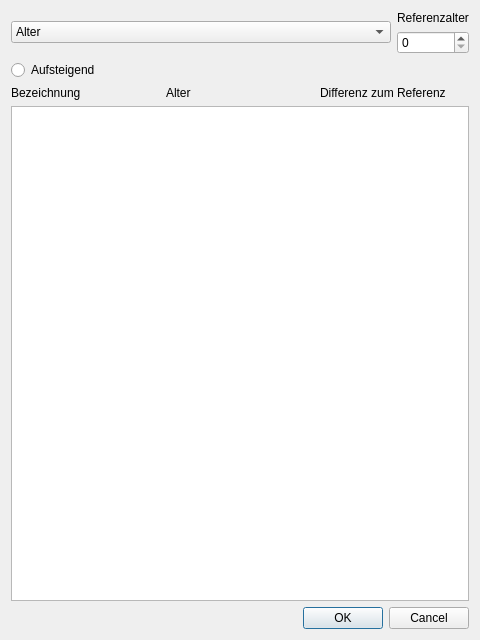
<?xml version="1.0" encoding="UTF-8"?>
<ui version="4.0">
 <class>tierSortierenDialog</class>
 <widget class="QDialog" name="tierSortierenDialog">
  <property name="geometry">
   <rect>
    <x>0</x>
    <y>0</y>
    <width>480</width>
    <height>640</height>
   </rect>
  </property>
  <property name="windowTitle">
   <string>Dialog</string>
  </property>
  <layout class="QVBoxLayout" name="verticalLayout_4">
   <item>
    <layout class="QVBoxLayout" name="verticalLayout"/>
   </item>
   <item>
    <layout class="QHBoxLayout" name="horizontalLayout">
     <item>
      <widget class="QComboBox" name="AuswahlTierComboBox">
       <property name="sizePolicy">
        <sizepolicy hsizetype="Expanding" vsizetype="Fixed">
         <horstretch>0</horstretch>
         <verstretch>0</verstretch>
        </sizepolicy>
       </property>
       <item>
        <property name="text">
         <string>Alter</string>
        </property>
       </item>
       <item>
        <property name="text">
         <string>Bezeichnung</string>
        </property>
       </item>
       <item>
        <property name="text">
         <string>Differenz zum Referenzalter</string>
        </property>
       </item>
      </widget>
     </item>
     <item>
      <layout class="QVBoxLayout" name="verticalLayout_2">
       <item>
        <widget class="QLabel" name="referenzalteLabel">
         <property name="text">
          <string>Referenzalter</string>
         </property>
        </widget>
       </item>
       <item>
        <widget class="QSpinBox" name="referenzAlterSpinBox"/>
       </item>
      </layout>
     </item>
    </layout>
   </item>
   <item>
    <widget class="QRadioButton" name="richtungTierRadioButton">
     <property name="text">
      <string>Aufsteigend</string>
     </property>
    </widget>
   </item>
   <item>
    <layout class="QVBoxLayout" name="verticalLayout_3">
     <item>
      <layout class="QHBoxLayout" name="horizontalLayout_2">
       <item>
        <widget class="QLabel" name="bezeichnungSortierenLabel">
         <property name="text">
          <string>Bezeichnung</string>
         </property>
        </widget>
       </item>
       <item>
        <widget class="QLabel" name="alterSortierenLabel">
         <property name="text">
          <string>Alter</string>
         </property>
        </widget>
       </item>
       <item>
        <widget class="QLabel" name="DifferenzTierLabel">
         <property name="text">
          <string>Differenz zum Referenz</string>
         </property>
        </widget>
       </item>
      </layout>
     </item>
     <item>
      <widget class="QListWidget" name="tierSortierenListWidget"/>
     </item>
    </layout>
   </item>
   <item>
    <widget class="QDialogButtonBox" name="buttonBox">
     <property name="orientation">
      <enum>Qt::Orientation::Horizontal</enum>
     </property>
     <property name="standardButtons">
      <set>QDialogButtonBox::StandardButton::Cancel|QDialogButtonBox::StandardButton::Ok</set>
     </property>
    </widget>
   </item>
  </layout>
 </widget>
 <resources/>
 <connections>
  <connection>
   <sender>buttonBox</sender>
   <signal>accepted()</signal>
   <receiver>tierSortierenDialog</receiver>
   <slot>accept()</slot>
   <hints>
    <hint type="sourcelabel">
     <x>248</x>
     <y>254</y>
    </hint>
    <hint type="destinationlabel">
     <x>157</x>
     <y>274</y>
    </hint>
   </hints>
  </connection>
  <connection>
   <sender>buttonBox</sender>
   <signal>rejected()</signal>
   <receiver>tierSortierenDialog</receiver>
   <slot>reject()</slot>
   <hints>
    <hint type="sourcelabel">
     <x>316</x>
     <y>260</y>
    </hint>
    <hint type="destinationlabel">
     <x>286</x>
     <y>274</y>
    </hint>
   </hints>
  </connection>
 </connections>
</ui>
